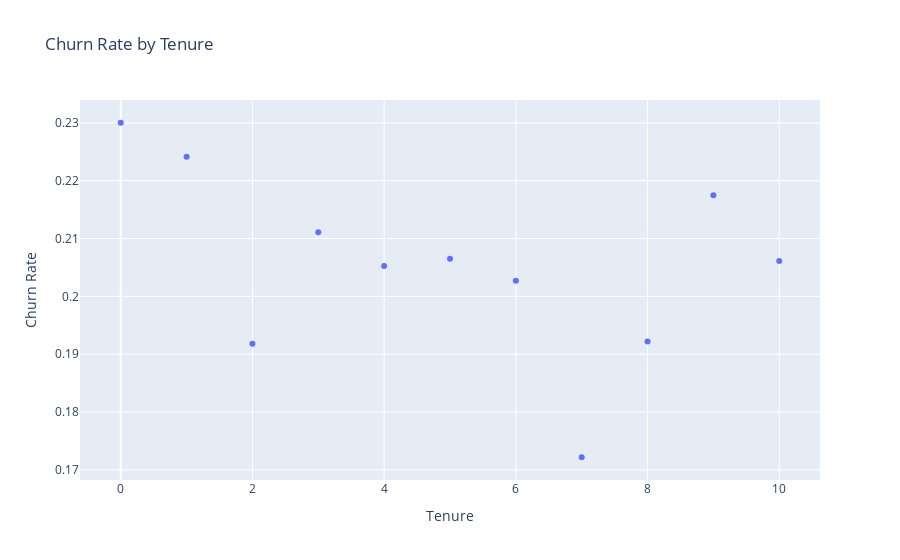

The notebook cell saved with this chart:
### Markdown cell above
We can see that the Diamond Card type has the highest churn rate of just over 20% and the churn rate is higher for customers who do not have credit cards. This could be due to various reasons duch as high membership fees, benefits that may not be very attractive to customers, etc.

### Code cell
#Plotting churn rate by tenure
churn_rate_tenure = df.groupby(['Tenure'])['Exited'].mean().reset_index(name='Churn Rate')
fig = px.scatter(churn_rate_tenure, x='Tenure', y='Churn Rate', title='Churn Rate by Tenure')
fig.update_layout(xaxis_title='Tenure', yaxis_title='Churn Rate')
fig.show()

### Figure 1 — Plotly figure (JSON) as saved in the notebook; plotly's stock layout.template omitted (floating-point values rounded to 4 significant figures)
{"data": [{"hovertemplate": "Tenure=%{x}<br>Churn Rate=%{y}<extra></extra>", "legendgroup": "", "marker": {"color": "#636efa", "symbol": "circle"}, "mode": "markers", "name": "", "orientation": "v", "showlegend": false, "type": "scatter", "x": [0, 1, 2, 3, 4, 5, 6, 7, 8, 9, 10], "xaxis": "x", "y": [0.23, 0.2242, 0.1918, 0.2111, 0.2053, 0.2065, 0.2027, 0.1722, 0.1922, 0.2175, 0.2061], "yaxis": "y"}], "layout": {"legend": {"tracegroupgap": 0}, "title": {"text": "Churn Rate by Tenure"}, "xaxis": {"anchor": "y", "domain": [0, 1], "title": {"text": "Tenure"}}, "yaxis": {"anchor": "x", "domain": [0, 1], "title": {"text": "Churn Rate"}}}}
